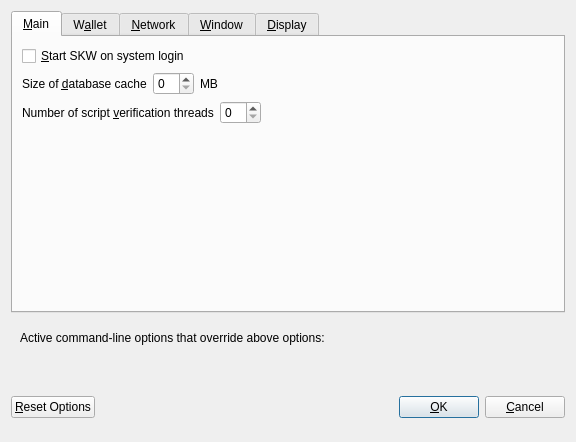
<?xml version="1.0" encoding="UTF-8"?>
<ui version="4.0">
 <class>OptionsDialog</class>
 <widget class="QDialog" name="OptionsDialog">
  <property name="geometry">
   <rect>
    <x>0</x>
    <y>0</y>
    <width>576</width>
    <height>442</height>
   </rect>
  </property>
  <property name="windowTitle">
   <string>Options</string>
  </property>
  <property name="modal">
   <bool>true</bool>
  </property>
  <layout class="QVBoxLayout" name="verticalLayout">
   <item>
    <widget class="QTabWidget" name="tabWidget">
     <property name="currentIndex">
      <number>0</number>
     </property>
     <widget class="QWidget" name="tabMain">
      <attribute name="title">
       <string>&amp;Main</string>
      </attribute>
      <layout class="QVBoxLayout" name="verticalLayout_Main">
       <item>
        <widget class="QCheckBox" name="bitcoinAtStartup">
         <property name="toolTip">
          <string>Automatically start SKW after logging in to the system.</string>
         </property>
         <property name="text">
          <string>&amp;Start SKW on system login</string>
         </property>
        </widget>
       </item>
       <item>
        <layout class="QHBoxLayout" name="horizontalLayout_2_Main">
         <item>
          <widget class="QLabel" name="databaseCacheLabel">
           <property name="text">
            <string>Size of &amp;database cache</string>
           </property>
           <property name="textFormat">
            <enum>Qt::PlainText</enum>
           </property>
           <property name="buddy">
            <cstring>databaseCache</cstring>
           </property>
          </widget>
         </item>
         <item>
          <widget class="QSpinBox" name="databaseCache"/>
         </item>
         <item>
          <widget class="QLabel" name="databaseCacheUnitLabel">
           <property name="text">
            <string>MB</string>
           </property>
           <property name="textFormat">
            <enum>Qt::PlainText</enum>
           </property>
          </widget>
         </item>
         <item>
          <spacer name="horizontalSpacer_2_Main">
           <property name="orientation">
            <enum>Qt::Horizontal</enum>
           </property>
           <property name="sizeHint" stdset="0">
            <size>
             <width>40</width>
             <height>20</height>
            </size>
           </property>
          </spacer>
         </item>
        </layout>
       </item>
       <item>
        <layout class="QHBoxLayout" name="horizontalLayout_3_Main">
         <item>
          <widget class="QLabel" name="threadsScriptVerifLabel">
           <property name="text">
            <string>Number of script &amp;verification threads</string>
           </property>
           <property name="textFormat">
            <enum>Qt::PlainText</enum>
           </property>
           <property name="buddy">
            <cstring>threadsScriptVerif</cstring>
           </property>
          </widget>
         </item>
         <item>
          <widget class="QSpinBox" name="threadsScriptVerif">
           <property name="toolTip">
            <string>(0 = auto, &lt;0 = leave that many cores free)</string>
           </property>
          </widget>
         </item>
         <item>
          <spacer name="horizontalSpacer_3_Main">
           <property name="orientation">
            <enum>Qt::Horizontal</enum>
           </property>
           <property name="sizeHint" stdset="0">
            <size>
             <width>40</width>
             <height>20</height>
            </size>
           </property>
          </spacer>
         </item>
        </layout>
       </item>
       <item>
        <spacer name="verticalSpacer_2">
         <property name="orientation">
          <enum>Qt::Vertical</enum>
         </property>
         <property name="sizeHint" stdset="0">
          <size>
           <width>20</width>
           <height>40</height>
          </size>
         </property>
        </spacer>
       </item>
       <!--<item>
        <widget class="QCheckBox" name="checkBoxZeromintEnable">
         <property name="toolTip">
          <string>Enable automatic minting of SKW units to xSKW</string>
         </property>
         <property name="layoutDirection">
          <enum>Qt::LeftToRight</enum>
         </property>
         <property name="text">
          <string>Enable xSKW Automint</string>
         </property>
        </widget>
       </item>-->
       <!--<item>
        <layout class="QHBoxLayout" name="horizontalLayout_3">
         <item>
          <widget class="QLabel" name="percentage_label">
           <property name="toolTip">
            <string>Percentage of incoming SKW which get automatically converted to xSKW via Zerocoin Protocol (min: 10%)</string>
           </property>
           <property name="text">
            <string>Percentage of autominted xSKW</string>
           </property>
          </widget>
         </item>-->
         <!--<item>
          <widget class="QSpinBox" name="zeromintPercentage">
           <property name="minimum">
            <number>1</number>
           </property>
           <property name="maximum">
            <number>100</number>
           </property>
          </widget>
         </item>
        </layout>
       </item>-->
       <item>
        <layout class="QHBoxLayout" name="horizontalLayout" stretch="0,0">
         <property name="sizeConstraint">
          <enum>QLayout::SetFixedSize</enum>
         </property>
         <!--<item>
          <widget class="QLabel" name="labelPreferredDenom">
           <property name="maximumSize">
            <size>
             <width>16777215</width>
             <height>16777215</height>
            </size>
           </property>
           <property name="toolTip">
            <string>Wait with automatic conversion to Zerocoin until enough SKW for this denomination is available</string>
           </property>
           <property name="text">
            <string>Preferred Automint xSKW Denomination</string>
           </property>
          </widget>
         </item>-->
         <!--<item>
          <widget class="QComboBox" name="preferredDenom">
           <property name="maximumSize">
            <size>
             <width>16777215</width>
             <height>27</height>
            </size>
           </property>
           <property name="toolTip">
            <string>Wait with automatic conversion to Zerocoin until enough SKW for this denomination is available</string>
           </property>
           <property name="maxVisibleItems">
            <number>9</number>
           </property>
           <property name="maxCount">
            <number>9</number>
           </property>
          </widget>
         </item>-->
        </layout>
       </item>
      </layout>
     </widget>
     <widget class="QWidget" name="tabWallet">
      <attribute name="title">
       <string>W&amp;allet</string>
      </attribute>
      <layout class="QVBoxLayout" name="verticalLayout_Wallet">
       <item>
        <layout class="QHBoxLayout" name="horizontalLayout_2_Wallet">
         <item>
          <widget class="QLabel" name="labelStakeSplitThresholdText">
           <property name="text">
            <string>Stake split threshold:</string>
           </property>
          </widget>
         </item>
         <item>
          <widget class="QSpinBox" name="spinBoxStakeSplitThreshold">
           <property name="minimum">
            <number>1</number>
           </property>
           <property name="maximum">
            <number>999999</number>
           </property>
          </widget>
         </item>
        </layout>
       </item>
       <item>
        <widget class="QGroupBox" name="groupBox">
         <property name="title">
          <string>Expert</string>
         </property>
         <layout class="QVBoxLayout" name="verticalLayout_2">
          <item>
           <widget class="QCheckBox" name="coinControlFeatures">
            <property name="toolTip">
             <string>Whether to show coin control features or not.</string>
            </property>
            <property name="text">
             <string>Enable coin &amp;control features</string>
            </property>
           </widget>
          </item>
          <item>
           <widget class="QCheckBox" name="showMasternodesTab">
            <property name="toolTip">
             <string>Show additional tab listing all your masternodes in first sub-tab&lt;br/&gt;and all masternodes on the network in second sub-tab.</string>
            </property>
            <property name="text">
             <string>Show Masternodes Tab</string>
            </property>
           </widget>
          </item>
          <item>
           <widget class="QCheckBox" name="spendZeroConfChange">
            <property name="toolTip">
             <string>If you disable the spending of unconfirmed change, the change from a transaction&lt;br/&gt;cannot be used until that transaction has at least one confirmation.&lt;br/&gt;This also affects how your balance is computed.</string>
            </property>
            <property name="text">
             <string>&amp;Spend unconfirmed change</string>
            </property>
           </widget>
          </item>
         </layout>
        </widget>
       </item>
       <item>
        <spacer name="verticalSpacer_Wallet">
         <property name="orientation">
          <enum>Qt::Vertical</enum>
         </property>
         <property name="sizeHint" stdset="0">
          <size>
           <width>20</width>
           <height>40</height>
          </size>
         </property>
        </spacer>
       </item>
      </layout>
     </widget>
     <widget class="QWidget" name="tabNetwork">
      <attribute name="title">
       <string>&amp;Network</string>
      </attribute>
      <layout class="QVBoxLayout" name="verticalLayout_Network">
       <item>
        <widget class="QCheckBox" name="mapPortUpnp">
         <property name="toolTip">
          <string>Automatically open the SKW client port on the router. This only works when your router supports UPnP and it is enabled.</string>
         </property>
         <property name="text">
          <string>Map port using &amp;UPnP</string>
         </property>
        </widget>
       </item>
       <item>
        <widget class="QCheckBox" name="allowIncoming">
         <property name="toolTip">
          <string>Accept connections from outside</string>
         </property>
         <property name="text">
          <string>Allow incoming connections</string>
         </property>
        </widget>
       </item>
       <item>
        <widget class="QCheckBox" name="connectSocks">
         <property name="toolTip">
          <string>Connect to the SKW network through a SOCKS5 proxy.</string>
         </property>
         <property name="text">
          <string>&amp;Connect through SOCKS5 proxy (default proxy):</string>
         </property>
        </widget>
       </item>
       <item>
        <layout class="QHBoxLayout" name="horizontalLayout_1_Network">
         <item>
          <widget class="QLabel" name="proxyIpLabel">
           <property name="text">
            <string>Proxy &amp;IP:</string>
           </property>
           <property name="textFormat">
            <enum>Qt::PlainText</enum>
           </property>
           <property name="buddy">
            <cstring>proxyIp</cstring>
           </property>
          </widget>
         </item>
         <item>
          <widget class="QValidatedLineEdit" name="proxyIp">
           <property name="minimumSize">
            <size>
             <width>140</width>
             <height>0</height>
            </size>
           </property>
           <property name="maximumSize">
            <size>
             <width>140</width>
             <height>16777215</height>
            </size>
           </property>
           <property name="toolTip">
            <string>IP address of the proxy (e.g. IPv4: 127.0.0.1 / IPv6: ::1)</string>
           </property>
          </widget>
         </item>
         <item>
          <widget class="QLabel" name="proxyPortLabel">
           <property name="text">
            <string>&amp;Port:</string>
           </property>
           <property name="textFormat">
            <enum>Qt::PlainText</enum>
           </property>
           <property name="buddy">
            <cstring>proxyPort</cstring>
           </property>
          </widget>
         </item>
         <item>
          <widget class="QLineEdit" name="proxyPort">
           <property name="minimumSize">
            <size>
             <width>55</width>
             <height>0</height>
            </size>
           </property>
           <property name="maximumSize">
            <size>
             <width>55</width>
             <height>16777215</height>
            </size>
           </property>
           <property name="toolTip">
            <string>Port of the proxy (e.g. 9050)</string>
           </property>
          </widget>
         </item>
         <item>
          <spacer name="horizontalSpacer_1_Network">
           <property name="orientation">
            <enum>Qt::Horizontal</enum>
           </property>
           <property name="sizeHint" stdset="0">
            <size>
             <width>40</width>
             <height>20</height>
            </size>
           </property>
          </spacer>
         </item>
        </layout>
       </item>
       <item>
        <spacer name="verticalSpacer_Network">
         <property name="orientation">
          <enum>Qt::Vertical</enum>
         </property>
         <property name="sizeHint" stdset="0">
          <size>
           <width>20</width>
           <height>40</height>
          </size>
         </property>
        </spacer>
       </item>
      </layout>
     </widget>
     <widget class="QWidget" name="tabWindow">
      <attribute name="title">
       <string>&amp;Window</string>
      </attribute>
      <layout class="QVBoxLayout" name="verticalLayout_Window">
       <item>
        <widget class="QCheckBox" name="minimizeToTray">
         <property name="toolTip">
          <string>Show only a tray icon after minimizing the window.</string>
         </property>
         <property name="text">
          <string>&amp;Minimize to the tray instead of the taskbar</string>
         </property>
        </widget>
       </item>
       <item>
        <widget class="QCheckBox" name="minimizeOnClose">
         <property name="toolTip">
          <string>Minimize instead of exit the application when the window is closed. When this option is enabled, the application will be closed only after selecting Quit in the menu.</string>
         </property>
         <property name="text">
          <string>M&amp;inimize on close</string>
         </property>
        </widget>
       </item>
       <item>
        <spacer name="verticalSpacer_Window">
         <property name="orientation">
          <enum>Qt::Vertical</enum>
         </property>
         <property name="sizeHint" stdset="0">
          <size>
           <width>20</width>
           <height>40</height>
          </size>
         </property>
        </spacer>
       </item>
      </layout>
     </widget>
     <widget class="QWidget" name="tabDisplay">
      <attribute name="title">
       <string>&amp;Display</string>
      </attribute>
      <layout class="QVBoxLayout" name="verticalLayout_Display">
       <item>
        <layout class="QHBoxLayout" name="horizontalLayout_1_Display">
         <item>
          <widget class="QLabel" name="langLabel">
           <property name="text">
            <string>User Interface &amp;language:</string>
           </property>
           <property name="textFormat">
            <enum>Qt::PlainText</enum>
           </property>
           <property name="buddy">
            <cstring>lang</cstring>
           </property>
          </widget>
         </item>
         <item>
          <widget class="QValueComboBox" name="lang">
           <property name="toolTip">
            <string>The user interface language can be set here. This setting will take effect after restarting SKW.</string>
           </property>
          </widget>
         </item>
        </layout>
       </item>
       <item>
        <widget class="QLabel" name="label_3">
         <property name="toolTip">
          <string notr="true"/>
         </property>
         <property name="statusTip">
          <string notr="true"/>
         </property>
         <property name="whatsThis">
          <string notr="true"/>
         </property>
         <property name="accessibleName">
          <string notr="true"/>
         </property>
         <property name="text">
          <string>Language missing or translation incomplete? Help contributing translations here:
https://www.transifex.com/cevap/cevap-translations</string>
         </property>
         <property name="wordWrap">
          <bool>true</bool>
         </property>
         <property name="openExternalLinks">
          <bool>true</bool>
         </property>
         <property name="textInteractionFlags">
          <set>Qt::TextBrowserInteraction</set>
         </property>
        </widget>
       </item>
       <item>
        <layout class="QHBoxLayout" name="horizontalLayout_4_Display" stretch="0,0">
         <item>
          <widget class="QLabel" name="themeLabel">
           <property name="text">
            <string>User Interface Theme:</string>
           </property>
          </widget>
         </item>
         <item>
          <widget class="QValueComboBox" name="theme"/>
         </item>
        </layout>
       </item>
       <item>
        <widget class="Line" name="line">
         <property name="orientation">
          <enum>Qt::Horizontal</enum>
         </property>
        </widget>
       </item>
       <item>
        <layout class="QHBoxLayout" name="horizontalLayout_2_Display">
         <item>
          <widget class="QLabel" name="unitLabel">
           <property name="text">
            <string>&amp;Unit to show amounts in:</string>
           </property>
           <property name="textFormat">
            <enum>Qt::PlainText</enum>
           </property>
           <property name="buddy">
            <cstring>unit</cstring>
           </property>
          </widget>
         </item>
         <item>
          <widget class="QValueComboBox" name="unit">
           <property name="toolTip">
            <string>Choose the default subdivision unit to show in the interface and when sending coins.</string>
           </property>
          </widget>
         </item>
        </layout>
       </item>
       <item>
        <layout class="QHBoxLayout" name="horizontalLayout_5_Display">
         <item>
          <widget class="QLabel" name="digitsLabel">
           <property name="text">
            <string>Decimal digits</string>
           </property>
          </widget>
         </item>
         <item>
          <widget class="QValueComboBox" name="digits"/>
         </item>
        </layout>
       </item>
       <item>
        <widget class="QCheckBox" name="checkBoxHideZeroBalances">
         <property name="toolTip">
          <string>Hide empty balances</string>
         </property>
         <property name="layoutDirection">
          <enum>Qt::LeftToRight</enum>
         </property>
         <property name="text">
          <string>Hide empty balances</string>
         </property>
        </widget>
       </item>
       <item>
        <layout class="QHBoxLayout" name="horizontalLayout_3_Display">
         <item>
          <widget class="QLabel" name="thirdPartyTxUrlsLabel">
           <property name="toolTip">
            <string>Third party URLs (e.g. a block explorer) that appear in the transactions tab as context menu items. %s in the URL is replaced by transaction hash. Multiple URLs are separated by vertical bar |.</string>
           </property>
           <property name="text">
            <string>Third party transaction URLs</string>
           </property>
           <property name="buddy">
            <cstring>thirdPartyTxUrls</cstring>
           </property>
          </widget>
         </item>
         <item>
          <widget class="QLineEdit" name="thirdPartyTxUrls">
           <property name="toolTip">
            <string>Third party URLs (e.g. a block explorer) that appear in the transactions tab as context menu items. %s in the URL is replaced by transaction hash. Multiple URLs are separated by vertical bar |.</string>
           </property>
          </widget>
         </item>
        </layout>
       </item>
       <item>
        <spacer name="verticalSpacer">
         <property name="orientation">
          <enum>Qt::Vertical</enum>
         </property>
         <property name="sizeHint" stdset="0">
          <size>
           <width>20</width>
           <height>40</height>
          </size>
         </property>
        </spacer>
       </item>
      </layout>
     </widget>
    </widget>
   </item>
   <item>
    <widget class="QFrame" name="frame">
     <layout class="QVBoxLayout" name="verticalLayout_Bottom">
      <item>
       <layout class="QHBoxLayout" name="horizontalLayout_Bottom">
        <item>
         <widget class="QLabel" name="overriddenByCommandLineInfoLabel">
          <property name="text">
           <string>Active command-line options that override above options:</string>
          </property>
          <property name="textFormat">
           <enum>Qt::PlainText</enum>
          </property>
         </widget>
        </item>
        <item>
         <spacer name="horizontalSpacer_Bottom">
          <property name="orientation">
           <enum>Qt::Horizontal</enum>
          </property>
          <property name="sizeHint" stdset="0">
           <size>
            <width>40</width>
            <height>20</height>
           </size>
          </property>
         </spacer>
        </item>
       </layout>
      </item>
      <item>
       <widget class="QLabel" name="overriddenByCommandLineLabel">
        <property name="text">
         <string/>
        </property>
        <property name="textFormat">
         <enum>Qt::PlainText</enum>
        </property>
        <property name="wordWrap">
         <bool>true</bool>
        </property>
       </widget>
      </item>
     </layout>
    </widget>
   </item>
   <item>
    <layout class="QHBoxLayout" name="horizontalLayout_Buttons">
     <item>
      <widget class="QPushButton" name="resetButton">
       <property name="toolTip">
        <string>Reset all client options to default.</string>
       </property>
       <property name="text">
        <string>&amp;Reset Options</string>
       </property>
       <property name="autoDefault">
        <bool>false</bool>
       </property>
      </widget>
     </item>
     <item>
      <spacer name="horizontalSpacer_1">
       <property name="orientation">
        <enum>Qt::Horizontal</enum>
       </property>
       <property name="sizeHint" stdset="0">
        <size>
         <width>40</width>
         <height>48</height>
        </size>
       </property>
      </spacer>
     </item>
     <item>
      <widget class="QLabel" name="statusLabel">
       <property name="minimumSize">
        <size>
         <width>200</width>
         <height>0</height>
        </size>
       </property>
       <property name="font">
        <font>
         <weight>75</weight>
         <bold>true</bold>
        </font>
       </property>
       <property name="text">
        <string/>
       </property>
       <property name="textFormat">
        <enum>Qt::PlainText</enum>
       </property>
       <property name="wordWrap">
        <bool>true</bool>
       </property>
      </widget>
     </item>
     <item>
      <spacer name="horizontalSpacer_2">
       <property name="orientation">
        <enum>Qt::Horizontal</enum>
       </property>
       <property name="sizeHint" stdset="0">
        <size>
         <width>40</width>
         <height>48</height>
        </size>
       </property>
      </spacer>
     </item>
     <item>
      <widget class="QPushButton" name="okButton">
       <property name="text">
        <string>&amp;OK</string>
       </property>
       <property name="autoDefault">
        <bool>false</bool>
       </property>
       <property name="default">
        <bool>true</bool>
       </property>
      </widget>
     </item>
     <item>
      <widget class="QPushButton" name="cancelButton">
       <property name="text">
        <string>&amp;Cancel</string>
       </property>
       <property name="autoDefault">
        <bool>false</bool>
       </property>
      </widget>
     </item>
    </layout>
   </item>
  </layout>
 </widget>
 <customwidgets>
  <customwidget>
   <class>QValidatedLineEdit</class>
   <extends>QLineEdit</extends>
   <header>qvalidatedlineedit.h</header>
  </customwidget>
  <customwidget>
   <class>QValueComboBox</class>
   <extends>QComboBox</extends>
   <header>qvaluecombobox.h</header>
  </customwidget>
 </customwidgets>
 <resources/>
 <connections/>
</ui>
